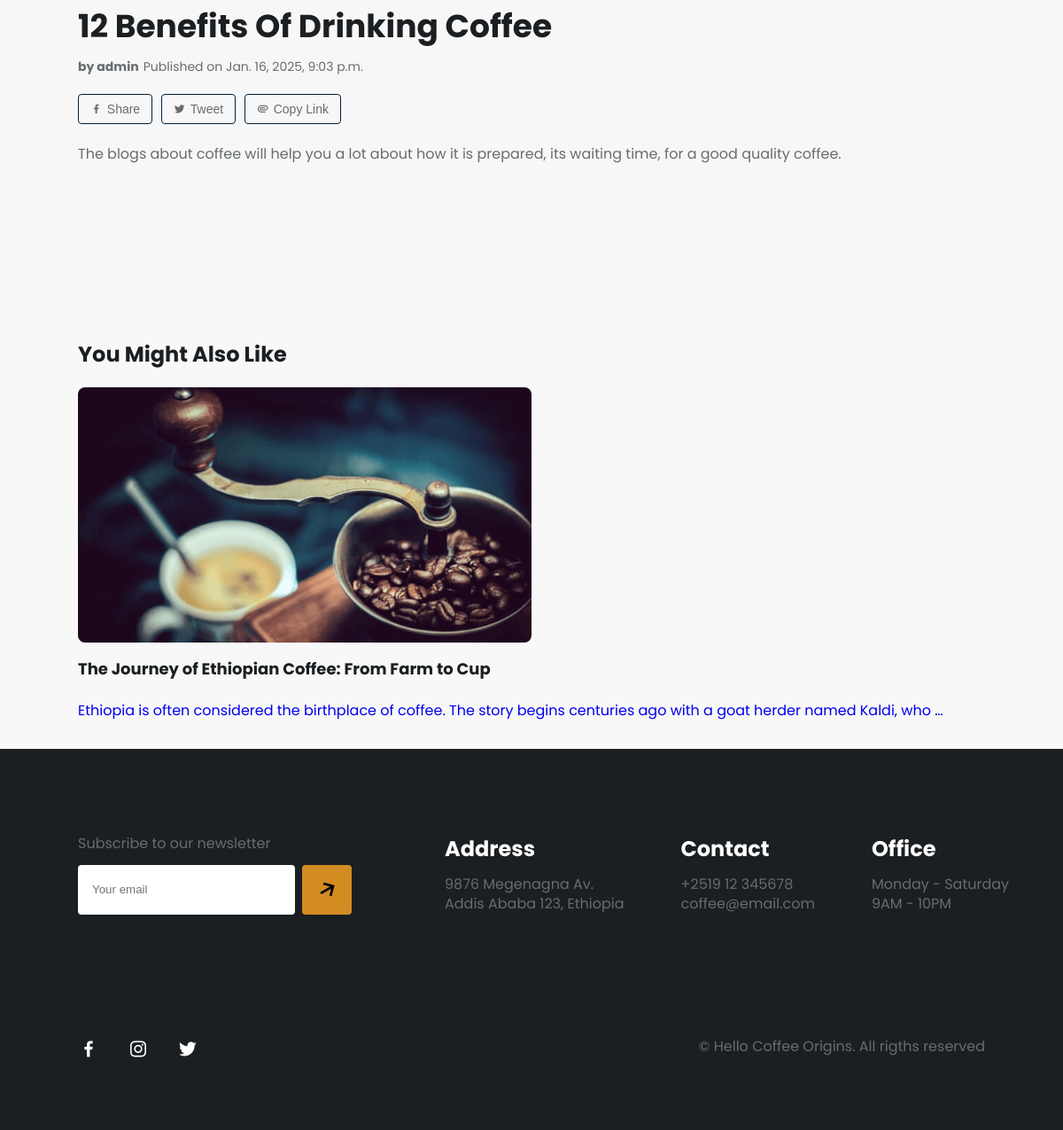
The app's page /12-benefits-of-drinking-coffee/ (lower part), older data.
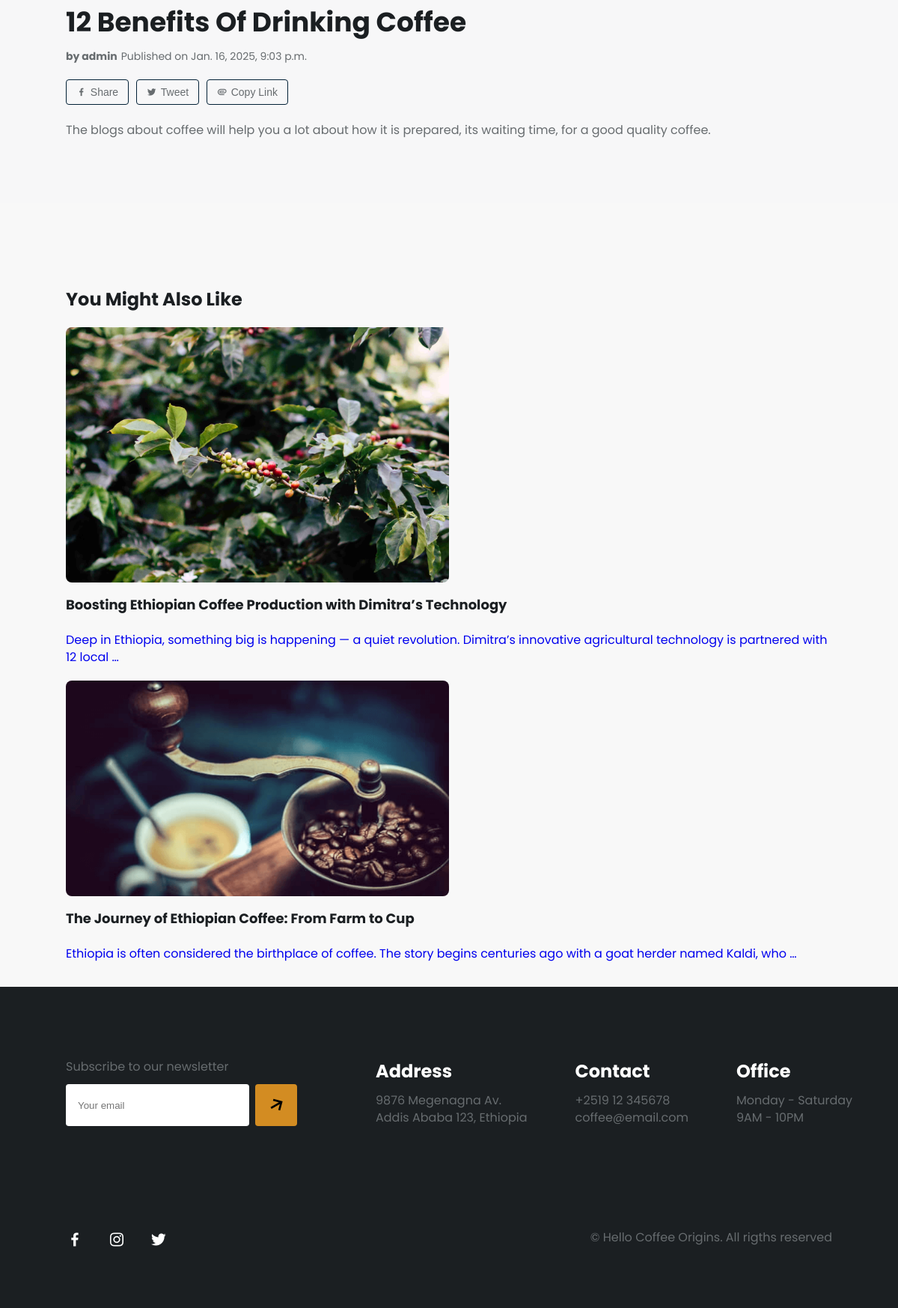
The same page, newer data.
### coffee/models.py (models this page shows, shortened)
class Post(models.Model):
    class Status(models.TextChoices):
        DRAFT = 'DF', 'Draft'
        PUBLISHED = 'PB', 'Published'
    banner = models.ImageField(upload_to='blog_banner/')
    title = models.CharField(max_length=250)
    slug = models.SlugField(max_length=250, unique_for_date='publish')
    author = models.ForeignKey(User,
                                on_delete=models.CASCADE,
                                related_name='blog_posts')
    body = RichTextUploadingField(blank=True, null=True)
    publish = models.DateTimeField(default=timezone.now)
    created = models.DateTimeField(auto_now_add=True)
    updated = models.DateTimeField(auto_now=True)
    status = models.CharField(max_length=2,
                                choices=Status.choices,
                                default=Status.DRAFT)
    objects = models.Manager() # The default manager.
    published = PublishedManager() # Our custom manager.
    class Meta:
        ordering = ['-publish']
        indexes = [
                    models.Index(fields=['-publish']),
        ]

### coffee/views.py (the view)
# urls.py: path('<slug:post>/', views.post_detail, name='post_detail')
def post_detail(request, post):
    post = get_object_or_404(Post,
                                status=Post.Status.PUBLISHED,
                                slug=post)
    recommended_posts = Post.published.exclude(id=post.id).order_by('?')[:3]
    return render(request,
                'coffee/blog.html',
                            {'post': post,
                             'recommended_posts': recommended_posts,})

### coffee/models.py (called while the page is built)
    def get_queryset(self):
        return super().get_queryset()\
                        .filter(status=Post.Status.PUBLISHED)

### coffee/templates/coffee/blog.html (shortened to what this page needs)
{% load static %}
<!DOCTYPE html>
<html lang="en">
  <head>
    <link
      href="https://unpkg.com/boxicons@2.1.4/css/boxicons.min.css"
      rel="stylesheet"
    />
    <link rel="stylesheet" href="{% static 'css/styles.css' %}" />
  </head>
  <body>
<section class="blog-section section ">
<div class="container">
  <div class="blog-banner">
  </div>
  <div class="blog-content">
    <h1 class="blog-title">{{ post.title }}</h1>
    <div class="blog-meta">
      <span class="blog-author">by {{ post.author }}</span>
      <span class="blog-date">Published on {{ post.publish }}</span>
    </div>
    <div class="blog-share">
  <button class="share-btn" id="facebook-share"><i class='bx bxl-facebook'></i> Share</button>
  <button class="share-btn" id="twitter-share"><i class='bx bxl-twitter'></i> Tweet</button>
  <button class="share-btn" id="copy-link"><i class='bx bx-paperclip'></i> Copy Link</button>
</div>
    <article class="blog-text">
      {{ post.body|safe }}
    </article>
  </div>
  </div>
</section>
<section class="recommended-blogs section">
  <div class="container">
    <h2 class="section-title">You Might Also Like</h2>
    <div class="recommended-blogs-list">
      {% for recommended_post in recommended_posts %}
      <div class="recommended-blog-item">
        <a href="{% url 'post_detail' recommended_post.slug %}" class="recommended-blog-link">
          <img src="{{ recommended_post.banner.url }}" alt="{{ recommended_post.title }}" class="recommended-blog-img" />
          <h3 class="recommended-blog-title">{{ recommended_post.title }}</h3>
          <p class="blog__description">
                  {{ recommended_post.body|safe|truncatewords:20|linebreaks }}
                </p>
        </a>
      </div>
      {% endfor %}
    </div>
  </div>
</section>
    <footer class="footer" id="contact">
      <div class="footer__container container">
        <div class="footer__content grid">
          <div class="footer__data">
            <p class="footer__description">Subscribe to our newsletter</p>
            <div class="footer__newsletter">
              <input
                type="email"
                placeholder="Your email"
                class="footer__input"
              />
              <button class="footer__button">
                <i class="bx bx-right-arrow-alt"></i>
              </button>
            </div>
          </div>
          <div class="footer__data">
            <h2 class="footer__subtitle">Address</h2>
            <p class="footer__information">
              9876 Megenagna Av. <br />
              Addis Ababa 123, Ethiopia
            </p>
          </div>
          <div class="footer__data">
            <h2 class="footer__subtitle">Contact</h2>
            <p class="footer__information">
              +2519 12 345678 <br />
              coffee@email.com
            </p>
          </div>
          <div class="footer__data">
            <h2 class="footer__subtitle">Office</h2>
            <p class="footer__information">
              Monday - Saturday <br />
              9AM - 10PM
            </p>
          </div>
        </div>
        <div class="footer__group">
          <ul class="footer__social">
            <a href="#" class="footer__social-link" target="_blank">
              <i class="bx bxl-facebook"></i>
            </a>
            <a href="#" class="footer__social-link" target="_blank">
              <i class="bx bxl-instagram"></i>
            </a>
            <a href="#" class="footer__social-link" target="_blank">
              <i class="bx bxl-twitter"></i>
            </a>
          </ul>
          <span class="footer__copy">
            &#169; Hello Coffee Origins. All rigths reserved
          </span>
        </div>
      </div>
    </footer>
  </body>
</html>

Row changes from the older to the newer data that the page shows:
added Post: banner (picture), title "Boosting Ethiopian Coffee Production with Dimitra’s Technology", body "Deep in Ethiopia, something big is happening — a quiet revolution. Dimitra’s innovative agricultural technology is partnered with 12 local …"
